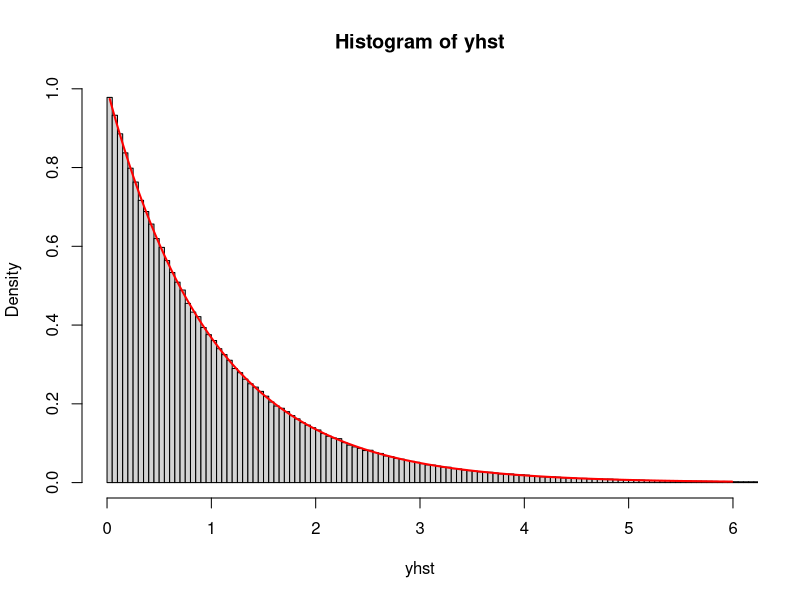
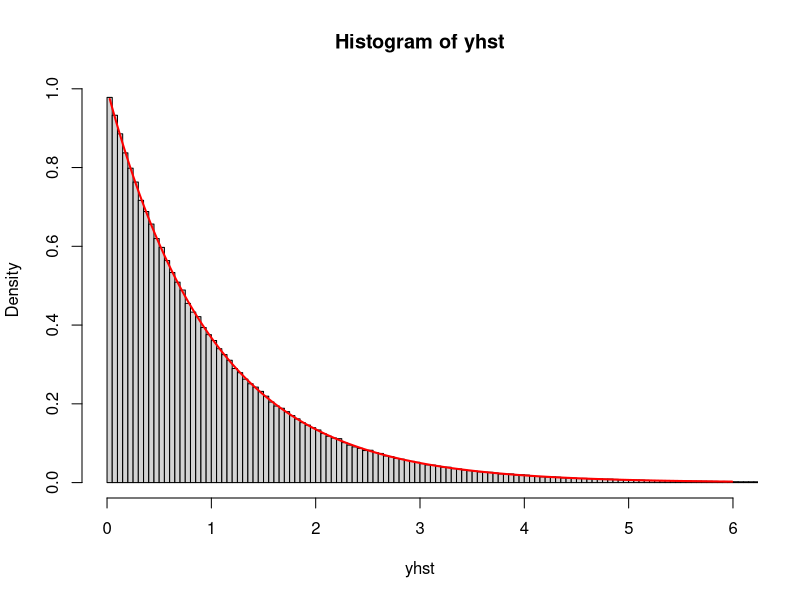

Write the R code that produced these figures, in order.
# 02.02 - Exercise 23 - Negative Log
NSIMS = 1000000
xval = runif(NSIMS)
yhst = -log(xval)

xplot = sort(runif(1000, min=0, max=6))
yval = exp(-xplot)

hist(yhst, breaks=200, probability = TRUE,
     xlim=c(0,6))
lines(sort(xplot), yval, type="l", col="red",
      lwd=2)

png(filename = "~/GITHUB/CoveredInChocolate.github.io/IntroProb/img/02.01_Ex23.png",
    width = 640, height=480)
hist(yhst, breaks=200, probability = TRUE,
     xlim=c(0,6))
lines(sort(xplot), yval, type="l", col="red",
      lwd=2)
dev.off()
